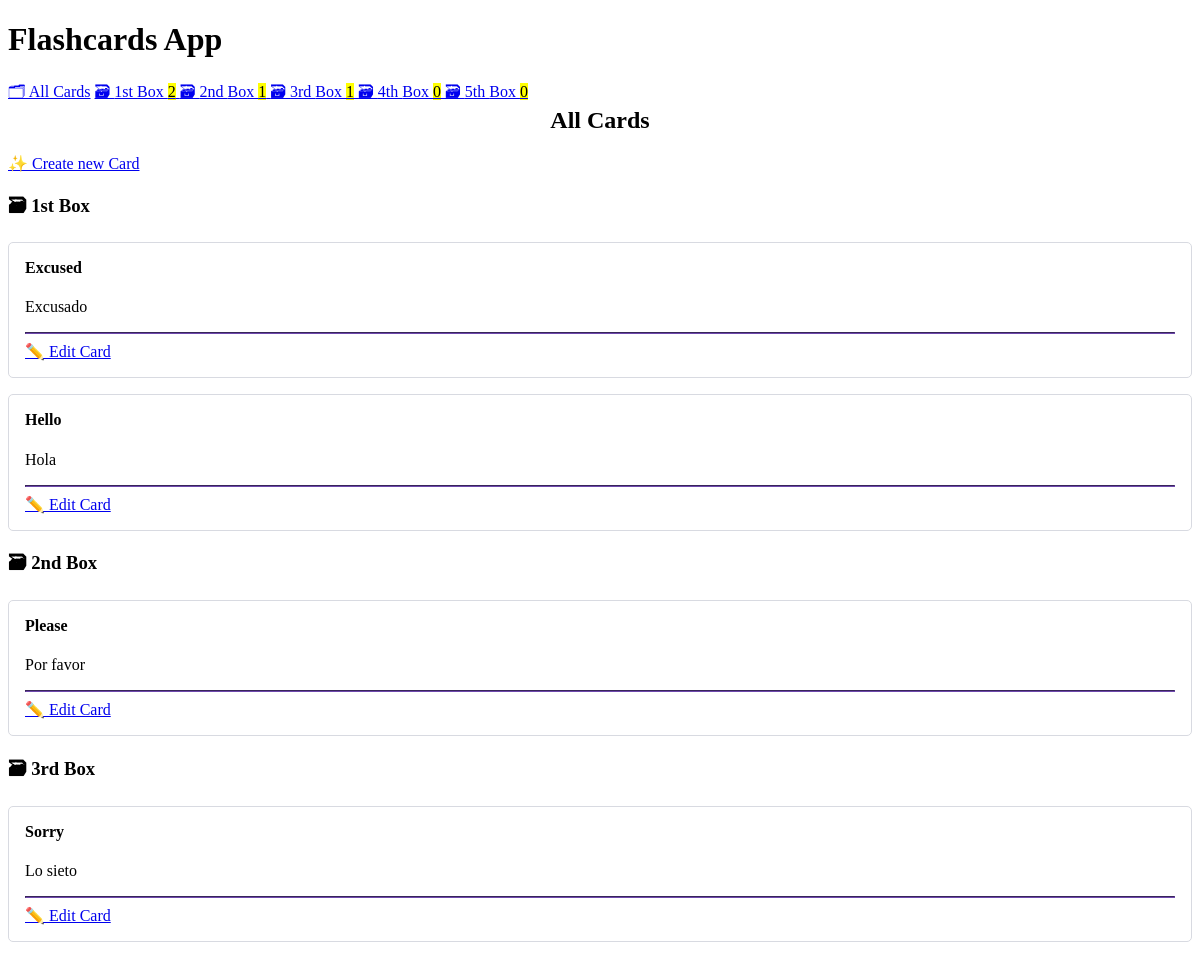
The page / on the database its author committed.
### cards/models.py (models this page shows, shortened)
class Card(models.Model):
    question = models.CharField(max_length=100)
    answer = models.CharField(max_length=100)
    box = models.IntegerField(choices=zip(BOXES,BOXES), default=BOXES[0],)
    date_created = models.DateTimeField(auto_now_add=True)
    def __str__(self):
        return self.question

### cards/views.py (the view)
# urls.py: path("", views.CardListView.as_view(),name='card-list'),
class CardListView(ListView):
    model = Card
    queryset = Card.objects.all().order_by('box', '-date_created')

### cards/templatetags/cards_tags.py (called while the page is built)
@register.inclusion_tag("cards/box_links.html")
def boxes_as_links():
    boxes = []
    for box_num in BOXES:
        card_count = Card.objects.filter(box=box_num).count()
        boxes.append({
            "number": box_num,
            "card_count": card_count
            })
    return {"boxes": boxes}

### cards/templates/cards/card_list.html
{% extends 'cards/base.html' %}
{% load humanize %}
{% block content %}
    <h2>
        All Cards
    </h2>
    <a href="{% url 'card-create' %}" class='button'>
        ✨ Create new Card
    </a>
    {% for card in card_list %}
        {% ifchanged %}
            <h3>🗃 {{ card.box| ordinal }} Box </h3>
        {% endifchanged %}
            {% include 'cards/card.html' %}
    {% endfor %}
{% endblock content %}

### cards/templates/cards/base.html (shortened to what this page needs)
{% load static %}
<!DOCTYPE html>
<html lang="en">
<head>
    <link rel="stylesheet" href="https://cdn.simplecss.org/simple.min.css">
    <link rel="stylesheet" href="{% static './css/main.css' %}">
</head>
<body>
    <header>
        <h1>Flashcards App</h1>
        {% include 'cards/navigation.html' %}
    </header>
    <main>
        {% block content %}{% endblock content %}
    </main>
</body>
</html>

### cards/templates/cards/navigation.html
{% load cards_tags %}
<nav>
    <a href="{% url 'card-list' %}">🗂 All Cards</a>
    {% boxes_as_links %}
</nav>

### cards/templates/cards/box_links.html
{% load humanize %}
{% for box in boxes %}
    <a href="{% url 'box' box_num=box.number %}">
        🗃 {{ box.number | ordinal }} Box <mark> {{ box.card_count }}</mark>
    </a>
{%endfor%}

### cards/templates/cards/card.html (shortened to what this page needs)
<article>
    <h4>{{ card.question }}</h4>
    {% if not check_card %}
        <p>{{ card.answer }}</p>
        <hr>
        <a href="{% url 'card-update' card.id %}" class='button'>
        ✏️ Edit Card
        </a>
    {% endif %}
</article>

### cards/templates/cards/base.html (style rules this page uses)
:root { --accent: #6e48ad; --accent-bg: white; --bg: #fff; --text: #212121; --text-light: #585858; --border: #d8dae1; --code: #d81b60; --preformatted: #444; }
article { background-color: var(--marked); border: 1px solid var(--border); border-radius: 5px; padding: 1em; margin: 1em 0; }
h2 { text-align: center; }
h2, h4 { margin-top: 0; }
hr { background: var(--accent); border-color: var(--accent); }

### rows shown on the page
Card: box|ordinal "1st", question "Excused", answer "Excusado"
Card: question "Hello", answer "Hola"
Card: box|ordinal "2nd", question "Please", answer "Por favor"
Card: box|ordinal "3rd", question "Sorry", answer "Lo sieto"

### other values the page prints
{{ box.number | ordinal }} "1st" "2nd" "3rd" "4th" "5th"
{{ box.card_count }} "2" "1" "1" "0" "0"
